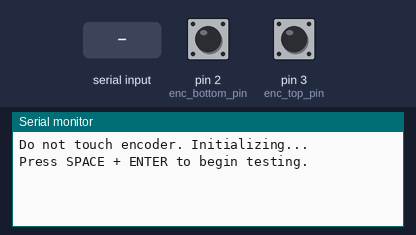
A sketch run on a simulated Arduino Uno, built with avr-gcc and run on an emulated ATmega328P. On the bench: the last lines printed to the serial monitor. The inputs (shaded band) are chosen by the test bench; at power-on: pin 2 (enc_bottom_pin) HIGH, pin 3 (enc_top_pin) HIGH.

Above: at 4.2 s.
4.3 s: byte 32 (' ') received over Serial
At 5.5 s:
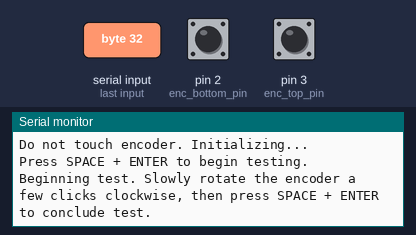
5.8 s: byte 32 (' ') received over Serial
At 6.9 s:
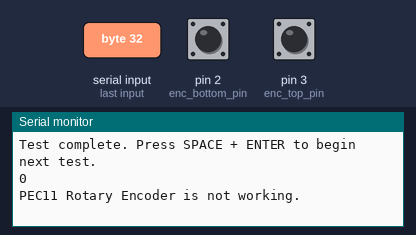

Measured:
- after the input at 4.3 s, the serial monitor: prints a new line at once (image 1)
- after the input at 5.8 s, the serial monitor: prints a new line at once (image 2)

The sketch:

PEC11_Rotary_Encoder.ino
```cpp
// Written by Benjamin Wenger on 3-31-26
// Last updated 4-20-26
// Functionality Test Code for PEC11 Rotary Encoder

// State of loop operations
enum State {WAITING, READING, VERDICT};
State status = WAITING;

// Direction of rotation
enum Direction {CW,CCW};
Direction rotDir = CW;

// Variables to indicate if sensor works (default is yes)
bool is_working = true;
bool printedFail = false;
bool printedSucc = false;

// Declaring pin locations
const int enc_bottom_pin = 2;         //Encoder pin that is not the middle
const int enc_top_pin = 3;            //Encoder pin that is not the middle (the other one)

// Variables needed to read rotational encoder values
int Encoded = 0;                    //Current value of general rotation
long LastEncoderValue = 0;          //Last value of the encoder
int bin_sum = 0;                    //Sum of binary sequence
volatile int LastEncoded = 0;       //Last value of the general rotation
volatile long EncoderValue = 0;     //Current value of the encoder
int enc_bottom_val;                 //Reading from enc_bottom_pin
int enc_top_val;                    //Reading from enc_top_pin

void setup() {
  // Initialize serial communication
  Serial.begin(115200);
  while (!Serial) delay(1000); // Wait until serial monitor is opened
  delay(3000); // 3-second delay to give the user some time to prepare

  Serial.println("Do not touch encoder. Initializing...");

  // Setting up input types for pins on encoder
  pinMode(enc_bottom_pin,INPUT);        //One of the encoder pins and set to HIGH
    digitalWrite(enc_bottom_pin,HIGH);
  pinMode(enc_top_pin,INPUT);           //The other encoder pin and set to HIGH
    digitalWrite(enc_top_pin,HIGH);

  // Set interrupt routine, so the UpdateEncoder() function is activated when any high/low
  // change is seen on interrupt 0 (bottom pin), or interrupt 1 (top pin).
  attachInterrupt(0,UpdateEncoder,CHANGE);
  attachInterrupt(1,UpdateEncoder,CHANGE);

  Serial.println("Press SPACE + ENTER to begin testing.");
}

void loop() {
  // Only execute code in the loop if it is not known whether or not the sensor works
  if (!printedFail) {
    switch (status) {
      case WAITING: // waiting for user input
        if (spacePressed()) {
          status = READING; // will execute code in second case next time loop repeats
          if (rotDir == CW) { // prompt the user based on the direction of encoder rotation
            Serial.println("Beginning test. Slowly rotate the encoder a few clicks clockwise, then press SPACE + ENTER to conclude test.");
          } else {
            Serial.println("Beginning test. Slowly rotate the encoder a few clicks counterclockwise, then press SPACE + ENTER to conclude test.");
          }
        }
        break;
      case READING:
        if (rotDir == CW) {
          if (spacePressed()) {
            status = WAITING;
            rotDir = CCW;
            Serial.println("Test complete. Press SPACE + ENTER to begin next test.");
            if (!Encoded || EncoderValue <= 0) {
              is_working = false;
              status = VERDICT;
            }
          }
        } else {
          if (spacePressed()) {
            status = VERDICT;
            Serial.println("Test complete.");
            if (!Encoded || EncoderValue >= 0) {
              is_working = false;
            }
          }
        }
        break;
      case VERDICT:
        if (!printedSucc) {
          Serial.println(EncoderValue);
          if (is_working) {
            Serial.println("PEC11 Rotary Encoder is working.");
            printedSucc = true;
          } else {
            Serial.println("PEC11 Rotary Encoder is not working.");
            printedFail = true;
          }
        }
        break;
    }
  }
}

// Function to read the encoder
void UpdateEncoder() {

  // Reading digital pins (left side of rotary encoder)
  enc_bottom_val = digitalRead(enc_bottom_pin);
  enc_top_val = digitalRead(enc_top_pin);

  // Converting reading and sum to binary sequences
  Encoded = (enc_top_val << 1) | enc_bottom_val;
  bin_sum = (LastEncoded << 2) | Encoded;

  // Deciding if increasing or decreasing in rotations
  if(bin_sum == 0b0001 || bin_sum == 0b0111 || bin_sum == 0b1110 || bin_sum == 0b1000)
  {
    EncoderValue ++;
  }
  if(bin_sum == 0b0010 || bin_sum == 0b1011 || bin_sum == 0b1101 || bin_sum == 0b0100)
  {
    EncoderValue --;
  }
  // Updating variables
  LastEncoded = Encoded;
}

// Helper function to determine if spacebar was pressed
bool spacePressed() {
  if (Serial.available()) {
    char c = Serial.read();
    while (Serial.available()) {
      Serial.read(); // clear buffer
    }
    return c == ' '; // true if the first character read was a space (this function is returning a boolean)
  }
  return false;
}
```
